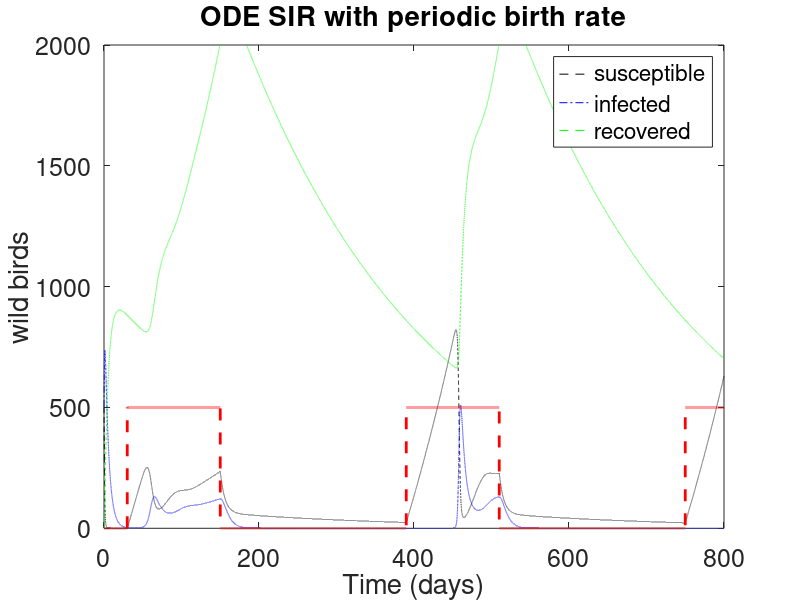

Recreate this plot in MATLAB.
%%%%%%%%%%%%%%%%%%%%%%%%%% 
% SIR Epidemic Model
% with disease-relatd deaths
% Sample Paths for CTMC  models
% ODE model:
% ds/dt=-beta is/N;
% di/dt= beta is/N-(gam +alp)*i;
% dr/dt= gam*i;
% %%%%%%%%%%%%%%%%%%%%%%%%
dbstop if error
clear all
close all
set(0,'DefaultAxesFontSize', 18)
set(gca,'fontsize',18);
%Parameters and Initial Condition

beta_ww0 = 2;
beta_wd=.51; beta_dd=.89; beta_td=.89; beta_th=.207; beta_hh=0.078; %transmission rates
gamma_w=.2; gamma_d=.981; gamma_h=.091; %recovery rates
mu_dt=.499; %mutation to human transmissable 
m_w=.0041; m_d=1; m_h=.009; %death rates
 b_d=1000; b_h=.0118; %birth rates
i0_w=500;i0_d=0; i0_h=0; t0_d=0; %initial infected
N0_w=100000; N0_d=100000; N0_h=100000; %Initial population
r0_w=0; r0_d=0; r0_h=0; %initial recovered
s0_w=500; s0_d=1000; s0_h=1000; %initial susceptible


totext=0; % count when i==0;
%Number of sampe paths, time step, and end time
sim=100; 
dt=0.01; time=800;  outbreak=50;
%sim=10^5; %use for calc of dis extinction
% ODE Model (Euler's Method)

beta_ww_func = @(k) 0.25*sin(k*dt*pi/182) + beta_ww0;

q(1)=s0_w; s(1)=i0_w; a(1)=r0_w; Nw(1)=q(1)+s(1)+a(1);
plot_vec(1) = 0;
for k=1:time/dt
   if sin(k*dt*(pi/180))-.5>0
       b_w=.0123;
       plot_vec(k+1) = 500;
   elseif sin(k*dt*(pi/180))-.5<=0
       b_w=0;
       plot_vec(k+1) = 0;
   end
  w1=Nw(k)*b_w-beta_ww_func(k)*q(k)*s(k)/Nw(k)-m_w*q(k);
  w2=beta_ww_func(k)*q(k)*s(k)/Nw(k)-(gamma_w+m_w)*s(k);
  w3=gamma_w*s(k)-m_w*a(k);
  q(k+1)=q(k)+dt*w1;
  s(k+1)=s(k)+dt*w2;
  a(k+1)=a(k)+dt*w3;
  Nw(k+1)=q(k+1)+s(k+1)+a(k+1);
end

plot([0:dt:time],q,'k--',[0:dt:time],s,'b-.',[0:dt:time],a, 'g--', [0:dt:time], plot_vec,'r--','LineWidth',2);
axis([0,time,0,2000]);
title('ODE SIR with periodic birth rate')
legend('susceptible','infected','recovered')
ylabel('wild birds');
xlabel('Time (days)')
hold off